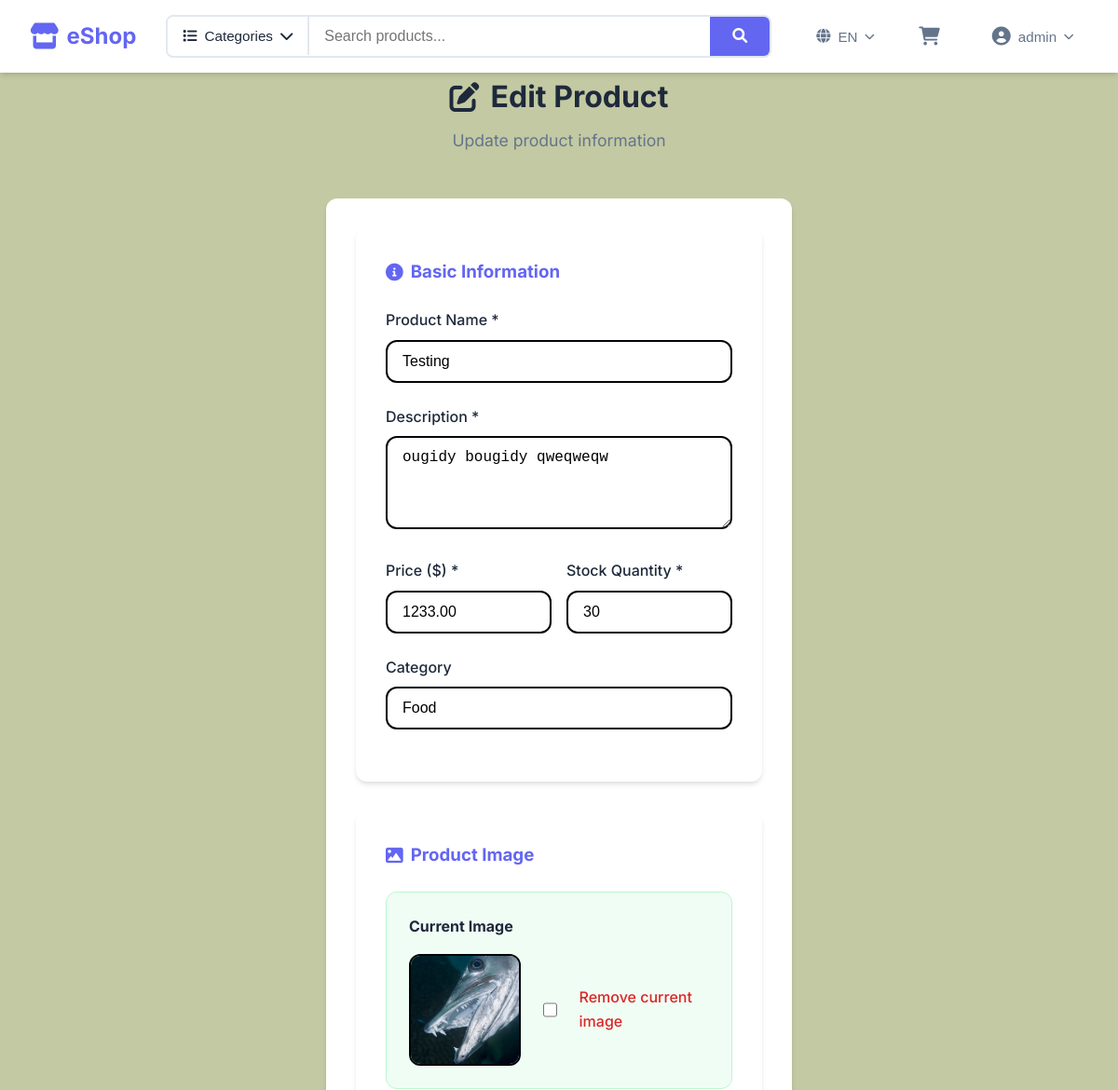
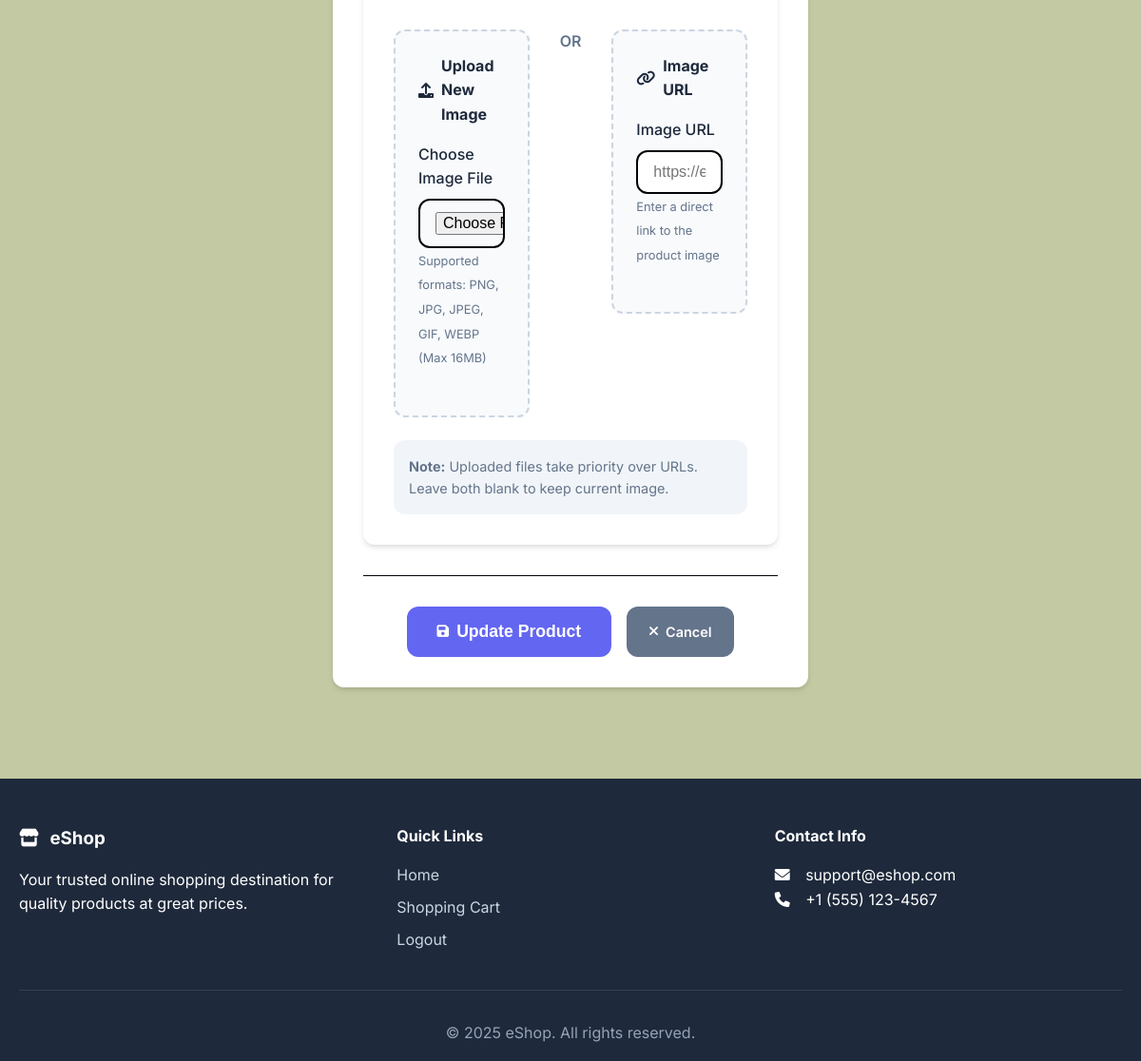
The page /admin/edit_product/18 (signed in) on the database its author committed (2 pictures, top to bottom).
### tables this page shows
CREATE TABLE products(
            product_id INTEGER PRIMARY KEY AUTOINCREMENT,
            name VARCHAR(100) NOT NULL,
            description TEXT,
            price DECIMAL(10,2) NOT NULL,
            stock_quantity INTEGER NOT NULL DEFAULT 0,
            category VARCHAR(50),
            image_url VARCHAR(255),
            created_at TIMESTAMP DEFAULT CURRENT_TIMESTAMP
        );

### app.py (the view)
@app.route('/admin/edit_product/<int:product_id>', methods=['GET', 'POST'])
@admin_required
def edit_product(product_id):
    try:
        with get_cursor() as cur:
            if request.method == 'POST':
                validation_errors = validate_product_data(request.form)
                if validation_errors:
                    for error in validation_errors:
                        flash(error, 'danger')
                    return redirect(url_for('edit_product', product_id=product_id))
                name = request.form['name']
                description = request.form['description']
                price = float(request.form['price'])
                stock = int(request.form['stock'])
                category = request.form['category']
                image_url = request.form.get('image_url', '').strip()
                cur.execute("SELECT image_url FROM products WHERE product_id = ?", (product_id,))
                current_product = cur.fetchone()
                current_image = current_product['image_url'] if current_product else None
                image_path = current_image  # Keep current image by default
                if 'image_file' in request.files:
                    file = request.files['image_file']
                    if file and file.filename != '':
                        new_image_path = save_uploaded_file(file, product_id)
                        if new_image_path:
                            image_path = new_image_path
                            flash('New image uploaded successfully!', 'success')
                if not image_path and image_url:
                    new_image_path = download_image_from_url(image_url, product_id)
                    if new_image_path:
                        image_path = new_image_path
                        flash('New image downloaded from URL successfully!', 'success')
                    else:
                        flash('Failed to download image from URL', 'warning')
                if request.form.get('remove_image'):
                    image_path = None
                    flash('Image removed successfully!', 'success')
                cur.execute(
                    """UPDATE products
                    SET name=?, description=?, price=?, stock_quantity=?, category=?, image_url=?
                    WHERE product_id=?""",
                    (name, description, price, stock, category, image_path, product_id)
                )
                flash('Product updated successfully!', 'success')
                return redirect(url_for('admin_products'))
            else:
                cur.execute("SELECT * FROM products WHERE product_id = ?", (product_id,))
                product = cur.fetchone()
                if not product:
                    flash('Product not found', 'danger')
                    return redirect(url_for('admin_products'))
                return render_template('edit_product.html', product=product)
    except Exception as e:
        flash(f"Error: {str(e)}", 'danger')
        return redirect(url_for('admin_products'))

### app.py (called while the page is built)
@app.context_processor
def utility_processor():
    def get_image_url(image_url):
        if not image_url:
            return url_for('static', filename='images/placeholder.png')
        if image_url.startswith('uploads/'):
            return url_for('static', filename=image_url)
        return image_url
    categories = []
    try:
        with get_cursor() as cur:
            cur.execute("SELECT DISTINCT category FROM products WHERE category IS NOT NULL AND category != '' ORDER BY category")
            categories = [row[0] for row in cur.fetchall()]
    except:
        pass
    return dict(get_image_url=get_image_url, global_categories=categories)

def get_db():
    db = getattr(g, '_database', None)
    if db is None:
        db = g._database = sqlite3.connect(DATABASE)
        db.row_factory = sqlite3.Row
    return db

@app.teardown_appcontext
def close_connection(exception):
    db = getattr(g, '_database', None)
    if db is not None:
        db.close()

@contextmanager
def get_cursor():
    db = get_db()
    cursor = db.cursor()
    try:
        yield cursor
        db.commit()
    except Exception as e:
        db.rollback()
        raise e
    finally:
        cursor.close()

def admin_required(f):
    @wraps(f)
    def decorated_function(*args, **kwargs):
        if 'role' not in session or session['role'] != 'admin':
            flash('Admin access required', 'danger')
            return redirect(url_for('home'))
        return f(*args, **kwargs)
    return decorated_function

### templates/edit_product.html (shortened to what this page needs)
{% extends "base.html" %}
{% block content %}
<div class="page-header">
    <h1><i class="fas fa-edit"></i> Edit Product</h1>
    <p>Update product information</p>
</div>
<div class="form-container">
    <form method="POST" action="{{ url_for('edit_product', product_id=product.product_id) }}" class="product-form" enctype="multipart/form-data">
        <div class="form-section">
            <h3><i class="fas fa-info-circle"></i> Basic Information</h3>
            <div class="form-group">
                <label for="name">Product Name *</label>
                <input type="text" id="name" name="name" value="{{ product.name }}" required class="form-control">
            </div>
            <div class="form-group">
                <label for="description">Description *</label>
                <textarea id="description" name="description" rows="4" required class="form-control">{{ product.description }}</textarea>
            </div>
            <div class="form-row">
                <div class="form-group">
                    <label for="price">Price ($) *</label>
                    <input type="number" id="price" name="price" step="0.01" min="0" value="{{ "%.2f"|format(product.price) }}" required class="form-control">
                </div>
                <div class="form-group">
                    <label for="stock">Stock Quantity *</label>
                    <input type="number" id="stock" name="stock" min="0" value="{{ product.stock_quantity }}" required class="form-control">
                </div>
            </div>
            <div class="form-group">
                <label for="category">Category</label>
                <input type="text" id="category" name="category" value="{{ product.category }}" class="form-control">
            </div>
        </div>
        <div class="form-section">
            <h3><i class="fas fa-image"></i> Product Image</h3>
            {% if product.image_url %}
            <div class="current-image">
                <h4>Current Image</h4>
                <div class="image-preview">
                    <img src="{{ url_for('static', filename=product.image_url) if product.image_url and product.image_url.startswith('uploads/') else product.image_url }}"
                         alt="{{ product.name }}" class="product-image-preview">
                    <div class="image-actions">
                        <label class="checkbox-label">
                            <input type="checkbox" name="remove_image" value="1">
                            Remove current image
                        </label>
                    </div>
                </div>
            </div>
            {% endif %}
            <div class="image-upload-options">
                <div class="upload-option">
                    <h4><i class="fas fa-upload"></i> Upload New Image</h4>
                    <div class="form-group">
                        <label for="image_file">Choose Image File</label>
                        <input type="file" id="image_file" name="image_file" accept="image/*" class="form-control">
                        <small class="form-text">Supported formats: PNG, JPG, JPEG, GIF, WEBP (Max 16MB)</small>
                    </div>
                </div>
                <div class="option-divider">
                    <span>OR</span>
                </div>
                <div class="upload-option">
                    <h4><i class="fas fa-link"></i> Image URL</h4>
                    <div class="form-group">
                        <label for="image_url">Image URL</label>
                        <input type="url" id="image_url" name="image_url" class="form-control"
                               placeholder="https://example.com/image.jpg"
                               value="{{ product.image_url if product.image_url and not product.image_url.startswith('uploads/') else '' }}">
                        <small class="form-text">Enter a direct link to the product image</small>
                    </div>
                </div>
            </div>
            <div class="form-help">
                <p><strong>Note:</strong> Uploaded files take priority over URLs. Leave both blank to keep current image.</p>
            </div>
        </div>
        <div class="form-actions">
            <button type="submit" class="btn btn-primary btn-lg">
                <i class="fas fa-save"></i> Update Product
            </button>
            <a href="{{ url_for('admin_products') }}" class="btn btn-secondary">
                <i class="fas fa-times"></i> Cancel
            </a>
        </div>
    </form>
</div>
{% endblock %}

### static/css/base.css (style rules this page uses)
:root { --primary-color: #6366f1; --primary-dark: #4f46e5; --secondary-color: #679e0f; --accent-color: #10b981; --text-dark: #1e293b; --text-light: #64748b; --border-color: #000408; --shadow: 0 4px 6px -1px rgba(0, 0, 0, 0.1), 0 2px 4px -1px rgba(0, 0, 0, 0.06); --shadow-lg: 0 10px 15px -3px rgba(0, 0, 0, 0.1), 0 4px 6px -2px rgba(0, 0, 0, 0.05); --radius: 12px; --transition: all 0.3s ease; }
* { margin: 0; padding: 0; box-sizing: border-box; }
body { font-family: 'Inter', -apple-system, BlinkMacSystemFont, sans-serif; line-height: 1.6; color: var(--text-dark); background-color: #c3c9a2; }
.page-header { text-align: center; margin-bottom: 3rem; }
.page-header h1 { color: var(--text-dark); margin-bottom: 0.5rem; display: flex; align-items: center; justify-content: center; gap: 0.75rem; }
.page-header p { color: var(--text-light); font-size: 1.1rem; }
.nav-link, .btn, .product-card { transition: var(--transition); }

### static/css/header.css (style rules this page uses)
html { scroll-behavior: smooth; }

### static/css/utilities.css (style rules this page uses)
.btn { display: inline-flex; align-items: center; justify-content: center; padding: 0.75rem 1.5rem; border: none; border-radius: var(--radius); font-weight: 600; text-decoration: none; cursor: pointer; transition: var(--transition); font-size: 0.9rem; gap: 0.5rem; }
.btn i { font-size: 0.9rem; }
.btn-primary { background: var(--primary-color); color: white; }
.btn-secondary { background: var(--text-light); color: white; }
.btn-lg { padding: 1rem 2rem; font-size: 1.1rem; }

### static/css/forms.css (style rules this page uses)
.auth-form, .product-form { background: white; padding: 2rem; border-radius: var(--radius); box-shadow: var(--shadow); max-width: 500px; margin: 0 auto; }
.form-group { margin-bottom: 1.5rem; }
.form-group label { display: block; margin-bottom: 0.5rem; font-weight: 500; color: var(--text-dark); }
.form-group input, .form-group textarea, .form-group select { width: 100%; padding: 0.75rem 1rem; border: 2px solid var(--border-color); border-radius: var(--radius); font-size: 1rem; transition: var(--transition); }
.form-row { display: grid; grid-template-columns: 1fr 1fr; gap: 1rem; }
.form-section { background: white; padding: 2rem; border-radius: var(--radius); box-shadow: var(--shadow); margin-bottom: 2rem; }
.form-section h3 { margin-bottom: 1.5rem; color: var(--primary-color); display: flex; align-items: center; gap: 0.5rem; }
.form-help { background: #f1f5f9; padding: 1rem; border-radius: var(--radius); margin-top: 1rem; }
.form-help p { margin: 0; color: var(--text-light); font-size: 0.9rem; }
.form-text { font-size: 0.8rem; color: var(--text-light); margin-top: 0.5rem; }
.form-actions { display: flex; gap: 1rem; justify-content: center; margin-top: 2rem; padding-top: 2rem; border-top: 1px solid var(--border-color); }
.image-upload-options { display: grid; grid-template-columns: 1fr auto 1fr; gap: 2rem; align-items: start; margin: 1.5rem 0; }
.upload-option { background: #f8fafc; padding: 1.5rem; border-radius: var(--radius); border: 2px dashed #cbd5e1; }
.upload-option h4 { margin-bottom: 1rem; color: var(--text-dark); display: flex; align-items: center; gap: 0.5rem; }
.option-divider { display: flex; align-items: center; justify-content: center; color: var(--text-light); font-weight: 600; }
.current-image { margin-bottom: 2rem; padding: 1.5rem; background: #f0fdf4; border: 1px solid #bbf7d0; border-radius: var(--radius); }
.current-image h4 { margin-bottom: 1rem; color: var(--text-dark); }
.image-preview { display: flex; align-items: center; gap: 1.5rem; }
.product-image-preview { width: 120px; height: 120px; object-fit: cover; border-radius: var(--radius); border: 2px solid var(--border-color); }
.image-actions { flex: 1; }
.checkbox-label { display: flex; align-items: center; gap: 0.75rem; cursor: pointer; font-weight: 500; color: #dc2626; }
.checkbox-label input[type="checkbox"] { width: 18px; height: 18px; }

### static/css/cart.css (style rules this page uses)
.form-section { margin-bottom: 32px; }

### rows shown on the page
products: name "Testing", description "ougidy bougidy qweqweqw", price "1233.00", stock "30", category "Food", image_url (picture)

### other values the page prints
{{ session['username'] }} "admin"
